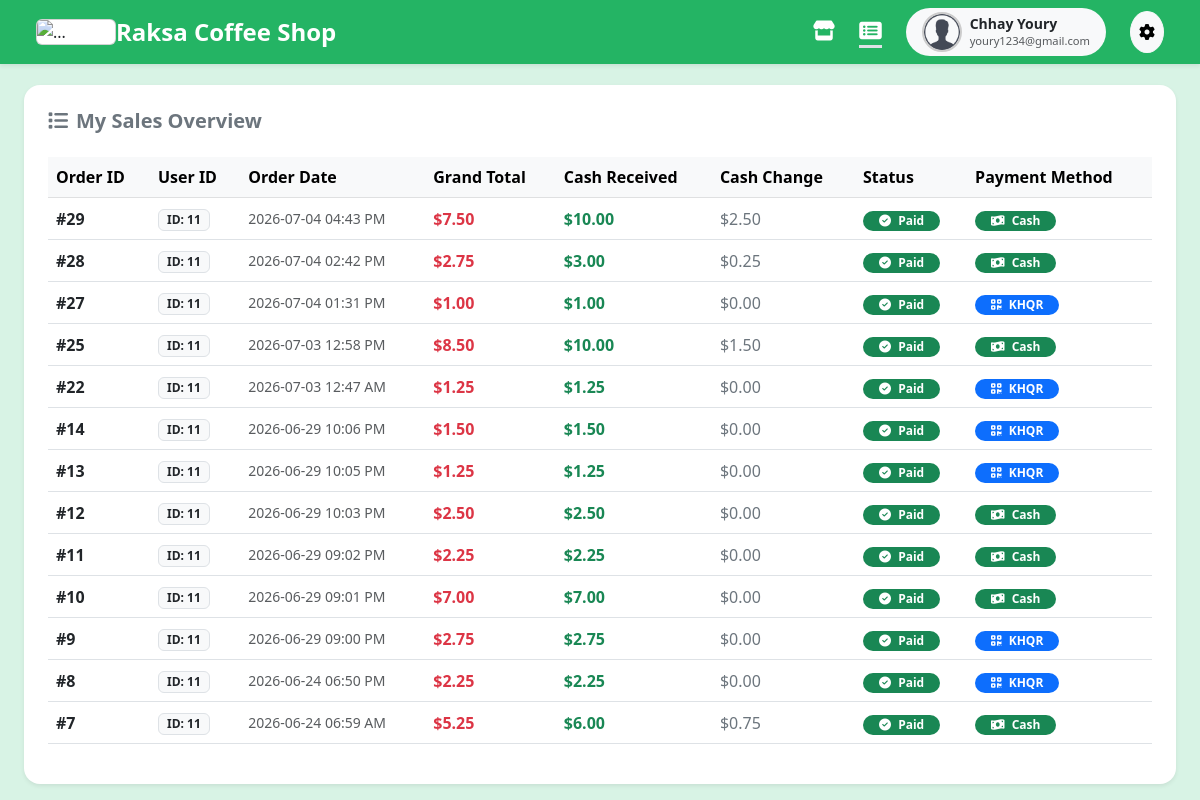
/order_details.php (signed in), run on the app's committed database.
### tables this page shows
CREATE TABLE `users` (
  `user_id` int(11) NOT NULL,
  `username` varchar(50) NOT NULL,
  `email` varchar(255) NOT NULL,
  `image_staff` varchar(255) DEFAULT 'default_profile.png',
  `password_hash` varchar(255) NOT NULL,
  `role` varchar(30) NOT NULL,
  `is_active` tinyint(1) DEFAULT 1,
  `staff_id` int(11) DEFAULT NULL,
  `branch_id` int(11) DEFAULT NULL,
  `verification_code` varchar(6) DEFAULT NULL,
  `code_expires_at` datetime DEFAULT NULL
);

CREATE TABLE `orders` (
  `order_id` int(11) NOT NULL,
  `order_date` datetime NOT NULL,
  `subtotal` decimal(12,2) NOT NULL,
  `discount_amount` decimal(12,2) DEFAULT 0.00,
  `grand_total` decimal(12,2) NOT NULL,
  `cash_received` decimal(10,2) DEFAULT 0.00,
  `cash_change` decimal(10,2) DEFAULT 0.00,
  `status` varchar(30) NOT NULL,
  `shift_id` int(11) DEFAULT NULL,
  `user_id` int(11) DEFAULT NULL,
  `customer_id` int(11) DEFAULT NULL,
  `promo_id` int(11) DEFAULT NULL,
  `payment_method` enum('Cash','QR') DEFAULT 'Cash'
);

### order_details.php (the view, shortened to what this page needs)
<?php
include 'config.php' ;
$current_user_id = $_SESSION['user_id'];
$order_query = mysqli_query($conn, "SELECT * FROM orders WHERE user_id = '$current_user_id' ORDER BY order_id DESC");
?>
<!DOCTYPE html>
<html lang="en">
<head>
    <link href="https://cdn.jsdelivr.net/npm/bootstrap@5.3.0/dist/css/bootstrap.min.css" rel="stylesheet">
    <link rel="stylesheet" href="https://cdnjs.cloudflare.com/ajax/libs/font-awesome/6.4.0/css/all.min.css">
    <link rel="stylesheet" href="css&js/cas_dashboard.css">
</head>
<body>
    <nav class="navbar navbar-dark bg-custom-green shadow-sm fixed-top px-4 py-2">
        <div class="container-fluid d-flex justify-content-between align-items-center">
            <div class="d-flex align-items-center">
                <div class="card" style="width: 5rem;">
                    <img src="logo.png" class="card-img" alt="...">
                </div>
                <h4 class="text-white m-0 fw-bold">Raksa Coffee Shop</h4>
            </div>
            <div class="d-flex align-items-center gap-4">
                <a href="cas_dashboard.php"><i class="fa-solid fa-store text-white fs-5" title="Shop"></i></a>
                <a href="order_details.php"><i class="fa-solid fa-rectangle-list text-white fs-5 border-bottom border-3 py-1" title="Orders"></i></a>
                <?php
                    $query_profile = mysqli_query($conn, "SELECT username, email, image_staff FROM users WHERE user_id = '$current_user_id'");
                    $admin_info = mysqli_fetch_assoc($query_profile);
                ?>
                <div class="d-flex align-items-center bg-light rounded-pill px-3 py-1">
                    <img src="uploads/<?php echo $admin_info['image_staff']; ?>" alt="Profile" class="rounded-circle me-2" width="40" height="40" style="object-fit: cover; border: 2px solid #ccc;">
                    <div style="line-height: 1;">
                        <small class="d-block fw-bold"><?php echo $admin_info['username']; ?></small>
                        <small class="text-muted" style="font-size: 0.7rem;"><?php echo $admin_info['email']; ?></small>
                    </div>
                </div>
                <div class="dropdown">
                    <button class="btn btn-light rounded-circle py-2 px-2" type="button" data-bs-toggle="dropdown" aria-expanded="false">
                        <i class="fa-solid fa-gear"></i>
                    </button>
                </div>
            </div>
        </div>
    </nav>
    <div class="container-fluid px-4" style="margin-top: 85px;">
        <div class="row">
            <div class="col-lg-12">
                <div class="card border-0 shadow-sm rounded-4 p-4 bg-white">
                    <div class="d-flex justify-content-between align-items-center mb-4">
                        <h5 class="fw-bold text-secondary mb-0"><i class="fa-solid fa-list me-2"></i>My Sales Overview</h5>
                    </div>
                    <div class="table-responsive">
                        <table class="table table-hover align-middle">
                            <thead class="table-light text-secondary">
                                <tr>
                                    <th>Order ID</th>
                                    <th>User ID</th>
                                    <th>Order Date</th>
                                    <th>Grand Total</th>
                                    <th>Cash Received</th>
                                    <th>Cash Change</th>
                                    <th>Status</th>
                                    <th>Payment Method</th>
                                </tr>
                            </thead>
                            <tbody>
                                <?php
                                    if(mysqli_num_rows($order_query) > 0) {
                                        while($row = mysqli_fetch_assoc($order_query)) {
                                ?>
                                            <tr>
                                                <td class="fw-bold text-dark">#<?php echo $row['order_id']; ?></td>
                                                <td><span class="badge bg-light text-dark border px-2 py-1">ID: <?php echo $row['user_id']; ?></span></td>
                                                <td class="text-muted small"><?php echo date('Y-m-d h:i A', strtotime($row['order_date'])); ?></td>
                                                <td class="fw-bold text-danger">$<?php echo number_format($row['grand_total'], 2); ?></td>
                                                <td class="text-success fw-semibold">$<?php echo number_format($row['cash_received'], 2); ?></td>
                                                <td class="text-secondary">$<?php echo number_format($row['cash_change'], 2); ?></td>
                                                <td>
                                                    <span class="badge bg-success rounded-pill px-3 py-1">
                                                        <i class="fa-solid fa-circle-check me-1"></i> <?php echo $row['status']; ?>
                                                    </span>
                                                </td>
                                                <td>
                                                    <?php if(strtoupper($row['payment_method']) === 'QR'): ?>
                                                        <span class="badge bg-primary rounded-pill px-3 py-1">
                                                            <i class="fa-solid fa-qrcode me-1"></i> KHQR
                                                        </span>
                                                    <?php else: ?>
                                                        <span class="badge bg-success rounded-pill px-3 py-1">
                                                            <i class="fa-solid fa-money-bill-wave me-1"></i> Cash
                                                        </span>
                                                    <?php endif; ?>
                                                </td>
                                            </tr>
                                <?php
                                        }
                                    } else {
                                        echo '<tr><td colspan="8" class="text-center text-muted py-5"><i class="fa-solid fa-folder-open d-block fs-2 mb-2 text-light"></i>មិនទាន់មានប្រវត្តិលក់សម្រាប់គណនីនេះទេ!</td></tr>';
                                    }
                                ?>
                            </tbody>
                        </table>
                    </div>
                </div>
            </div>
        </div>
    </div>
</body>
</html>

### css&js/cas_dashboard.css (style rules this page uses)
:root { --main-green: #24b464; --bg-mint: #d8f3e5; }
body { background-color: var(--bg-mint); font-family: 'Segoe UI', Tahoma, Geneva, Verdana, sans-serif; }
.bg-custom-green { background-color: var(--main-green) !important; }

### data on the page
users: image_staff (placeholder picture), username "Chhay Youry", email "youry1234@gmail.com"
orders: order_id "29", user "11", order_date "2026-07-04 04:43 PM", grand_total "7.50", cash_received "10.00", cash_change "2.50", status "Paid", payment_method "Cash" (drawn)
orders: order_id "28", user "11", order_date "2026-07-04 02:42 PM", grand_total "2.75", cash_received "3.00", cash_change "0.25", status "Paid", payment_method "Cash" (drawn)
orders: order_id "27", user "11", order_date "2026-07-04 01:31 PM", grand_total "1.00", cash_received "1.00", cash_change "0.00", status "Paid", payment_method "QR" (drawn)
orders: order_id "25", user "11", order_date "2026-07-03 12:58 PM", grand_total "8.50", cash_received "10.00", cash_change "1.50", status "Paid", payment_method "Cash" (drawn)
orders: order_id "22", user "11", order_date "2026-07-03 12:47 AM", grand_total "1.25", cash_received "1.25", cash_change "0.00", status "Paid", payment_method "QR" (drawn)
orders: order_id "14", user "11", order_date "2026-06-29 10:06 PM", grand_total "1.50", cash_received "1.50", cash_change "0.00", status "Paid", payment_method "QR" (drawn)
orders: order_id "13", user "11", order_date "2026-06-29 10:05 PM", grand_total "1.25", cash_received "1.25", cash_change "0.00", status "Paid", payment_method "QR" (drawn)
orders: order_id "12", user "11", order_date "2026-06-29 10:03 PM", grand_total "2.50", cash_received "2.50", cash_change "0.00", status "Paid", payment_method "Cash" (drawn)
orders: order_id "11", user "11", order_date "2026-06-29 09:02 PM", grand_total "2.25", cash_received "2.25", cash_change "0.00", status "Paid", payment_method "Cash" (drawn)
orders: order_id "10", user "11", order_date "2026-06-29 09:01 PM", grand_total "7.00", cash_received "7.00", cash_change "0.00", status "Paid", payment_method "Cash" (drawn)
orders: order_id "9", user "11", order_date "2026-06-29 09:00 PM", grand_total "2.75", cash_received "2.75", cash_change "0.00", status "Paid", payment_method "QR" (drawn)
orders: order_id "8", user "11", order_date "2026-06-24 06:50 PM", grand_total "2.25", cash_received "2.25", cash_change "0.00", status "Paid", payment_method "QR" (drawn)
orders: order_id "7", user "11", order_date "2026-06-24 06:59 AM", grand_total "5.25", cash_received "6.00", cash_change "0.75", status "Paid", payment_method "Cash" (drawn)
